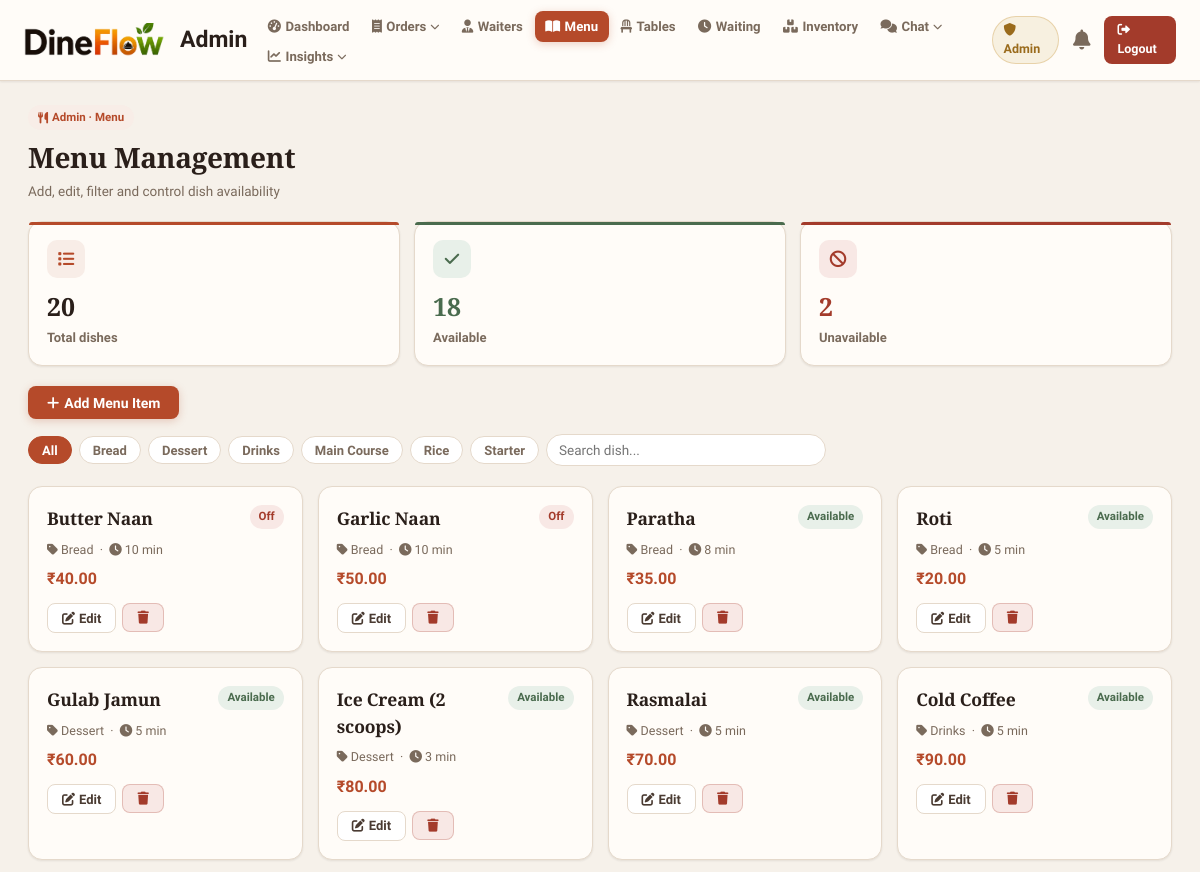
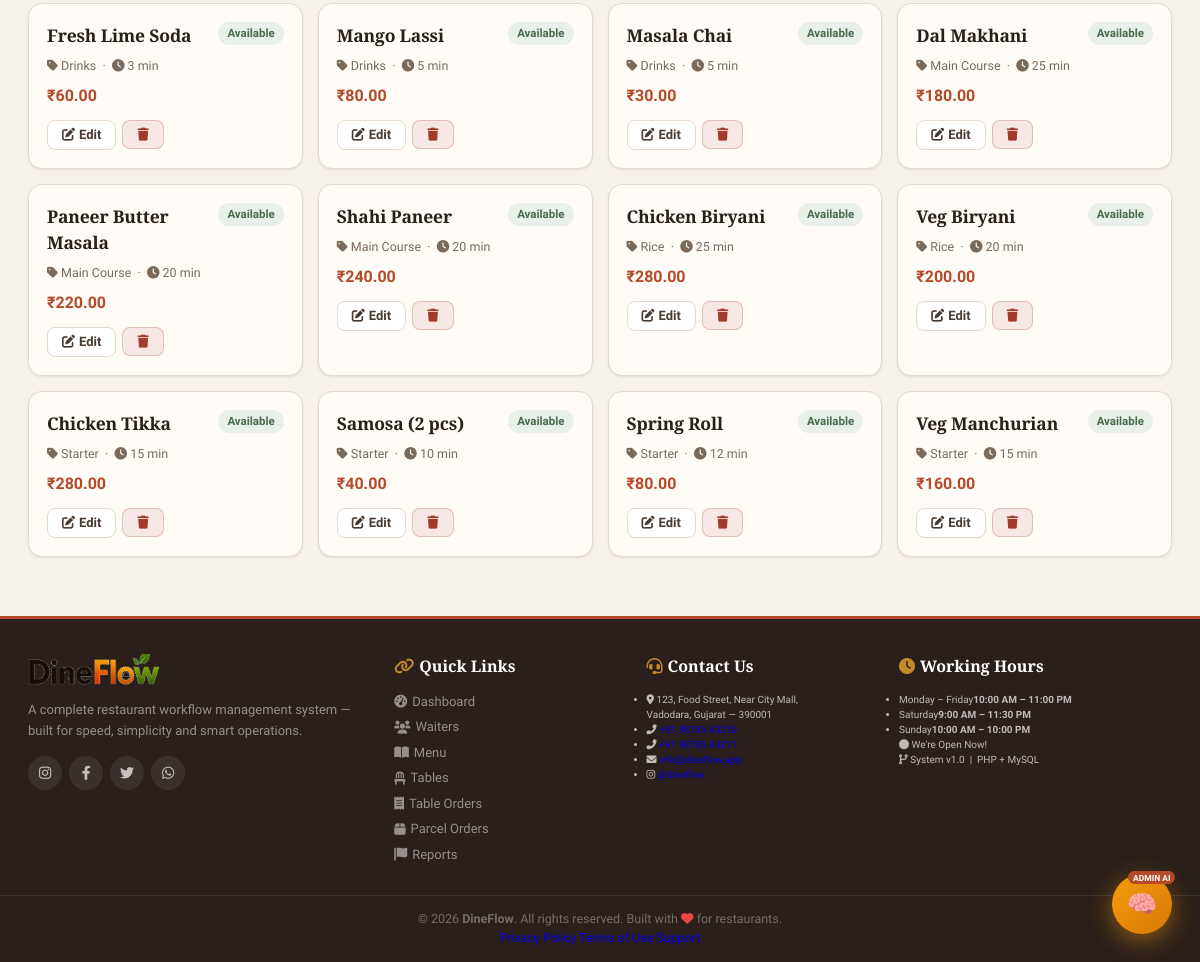
/admin_menu.php (signed in), run on the app's committed database (2 pictures, top to bottom).
### tables this page shows
CREATE TABLE `menu` (
  `id` int(10) NOT NULL,
  `name` varchar(100) NOT NULL,
  `price` decimal(10,2) NOT NULL,
  `category` varchar(50) DEFAULT 'Main Course',
  `cooking_time` int(5) DEFAULT 15 COMMENT 'in minutes',
  `is_available` tinyint(1) DEFAULT 1,
  `created_at` timestamp NULL DEFAULT current_timestamp()
);

### admin_menu.php (the view, shortened to what this page needs)
<?php
include 'config.php';
$total  = mysqli_fetch_assoc(mysqli_query($conn,"SELECT COUNT(*) as c FROM `menu`"))['c'];
$avail  = mysqli_fetch_assoc(mysqli_query($conn,"SELECT COUNT(*) as c FROM `menu` WHERE is_available=1"))['c'];
$unavail= $total - $avail;
$items  = mysqli_query($conn,"SELECT * FROM `menu` ORDER BY category, name");
$cat_rows = mysqli_query($conn,"SELECT DISTINCT category FROM `menu` ORDER BY category");
$filter_cats = [];
while($c = mysqli_fetch_assoc($cat_rows)) $filter_cats[] = $c['category'];
?>
<!DOCTYPE html>
<html lang="en">
<head>
   <link rel="stylesheet" href="https://cdnjs.cloudflare.com/ajax/libs/font-awesome/6.0.0/css/all.min.css">
   <link rel="stylesheet" href="css/style.css">
</head>
<body>
<?php include 'admin_header.php'; ?>
<section>
   <div class="page-head">
      <span class="page-kicker"><i class="fas fa-utensils"></i> Admin · Menu</span>
      <h1>Menu Management</h1>
      <p class="page-date">Add, edit, filter and control dish availability</p>
   </div>
   <div class="bento-grid cols-3">
      <div class="bento-tile">
         <div class="b-icon"><i class="fas fa-list"></i></div>
         <div class="b-value"><?php echo $total; ?></div>
         <div class="b-label">Total dishes</div>
      </div>
      <div class="bento-tile green">
         <div class="b-icon"><i class="fas fa-check"></i></div>
         <div class="b-value"><?php echo $avail; ?></div>
         <div class="b-label">Available</div>
      </div>
      <div class="bento-tile red">
         <div class="b-icon"><i class="fas fa-ban"></i></div>
         <div class="b-value"><?php echo $unavail; ?></div>
         <div class="b-label">Unavailable</div>
      </div>
   </div>
   <button type="button" class="btn" onclick="toggleForm('add-menu-form')" style="margin-bottom:1.5rem;"><i class="fas fa-plus"></i> Add Menu Item</button>
   <div class="filter-bar">
      <button type="button" class="filter-chip active" data-filter="all" onclick="filterMenu('all')">All</button>
      <?php foreach($filter_cats as $cat): ?>
      <button type="button" class="filter-chip" data-filter="<?php echo htmlspecialchars($cat); ?>" onclick="filterMenu('<?php echo htmlspecialchars($cat, ENT_QUOTES); ?>')"><?php echo htmlspecialchars($cat); ?></button>
      <?php endforeach; ?>
      <input type="search" class="menu-search" placeholder="Search dish..." oninput="searchMenu(this.value)">
   </div>
   <div class="box-container">
   <?php
   mysqli_data_seek($items, 0);
   while($item = mysqli_fetch_assoc($items)):
   ?>
      <div class="box menu-admin-card" data-category="<?php echo htmlspecialchars($item['category']); ?>" data-name="<?php echo htmlspecialchars($item['name']); ?>">
         <div style="display:flex;justify-content:space-between;align-items:flex-start;gap:1rem;">
            <h3 class="name"><?php echo htmlspecialchars($item['name']); ?></h3>
            <?php if($item['is_available']): ?>
               <span class="badge success">Available</span>
            <?php else: ?>
               <span class="badge danger">Off</span>
            <?php endif; ?>
         </div>
         <p style="margin:.4rem 0 .8rem;font-size:1.25rem;color:var(--text-muted);">
            <i class="fas fa-tag"></i> <?php echo htmlspecialchars($item['category']); ?>
            &nbsp;·&nbsp;
            <i class="fas fa-clock"></i> <?php echo (int)$item['cooking_time']; ?> min
         </p>
         <div class="price">₹<?php echo number_format($item['price'], 2); ?></div>
         <div style="display:flex;gap:.6rem;flex-wrap:wrap;margin-top:1.2rem;">
            <button type="button" class="option-btn" onclick="toggleForm('edit-menu-<?php echo $item['id']; ?>')"><i class="fas fa-edit"></i> Edit</button>
            <form method="post" class="swal-confirm" data-msg="Delete this item?" style="display:inline;">
               <button type="submit" name="delete_item" class="delete-btn" style="margin:0;"><i class="fas fa-trash"></i></button>
            </form>
         </div>
      </div>
   <?php endwhile; ?>
   </div>
</section>
<?php include 'footer.php'; ?>
</body>
</html>

### data on the page
menu: name "Butter Naan", is_available "Off", category "Bread", cooking_time "10", price "40.00"
menu: name "Garlic Naan", is_available "Off", category "Bread", cooking_time "10", price "50.00"
menu: name "Paratha", is_available "Available", category "Bread", cooking_time "8", price "35.00"
menu: name "Roti", is_available "Available", category "Bread", cooking_time "5", price "20.00"
menu: name "Gulab Jamun", is_available "Available", category "Dessert", cooking_time "5", price "60.00"
menu: name "Ice Cream (2 scoops)", is_available "Available", category "Dessert", cooking_time "3", price "80.00"
menu: name "Rasmalai", is_available "Available", category "Dessert", cooking_time "5", price "70.00"
menu: name "Cold Coffee", is_available "Available", category "Drinks", cooking_time "5", price "90.00"
menu: name "Fresh Lime Soda", is_available "Available", category "Drinks", cooking_time "3", price "60.00"
menu: name "Mango Lassi", is_available "Available", category "Drinks", cooking_time "5", price "80.00"
menu: name "Masala Chai", is_available "Available", category "Drinks", cooking_time "5", price "30.00"
menu: name "Dal Makhani", is_available "Available", category "Main Course", cooking_time "25", price "180.00"
menu: name "Paneer Butter Masala", is_available "Available", category "Main Course", cooking_time "20", price "220.00"
menu: name "Shahi Paneer", is_available "Available", category "Main Course", cooking_time "20", price "240.00"
menu: name "Chicken Biryani", is_available "Available", category "Rice", cooking_time "25", price "280.00"
menu: name "Veg Biryani", is_available "Available", category "Rice", cooking_time "20", price "200.00"
menu: name "Chicken Tikka", is_available "Available", category "Starter", cooking_time "15", price "280.00"
menu: name "Samosa (2 pcs)", is_available "Available", category "Starter", cooking_time "10", price "40.00"
menu: name "Spring Roll", is_available "Available", category "Starter", cooking_time "12", price "80.00"
menu: name "Veg Manchurian", is_available "Available", category "Starter", cooking_time "15", price "160.00"

### other printed values
$_SESSION['admin_name'] "Admin"
$total "20"
$avail "18"
$unavail "2"
$cat "Bread"
$cat "Dessert"
$cat "Drinks"
$cat "Main Course"
$cat "Rice"
$cat "Starter"
